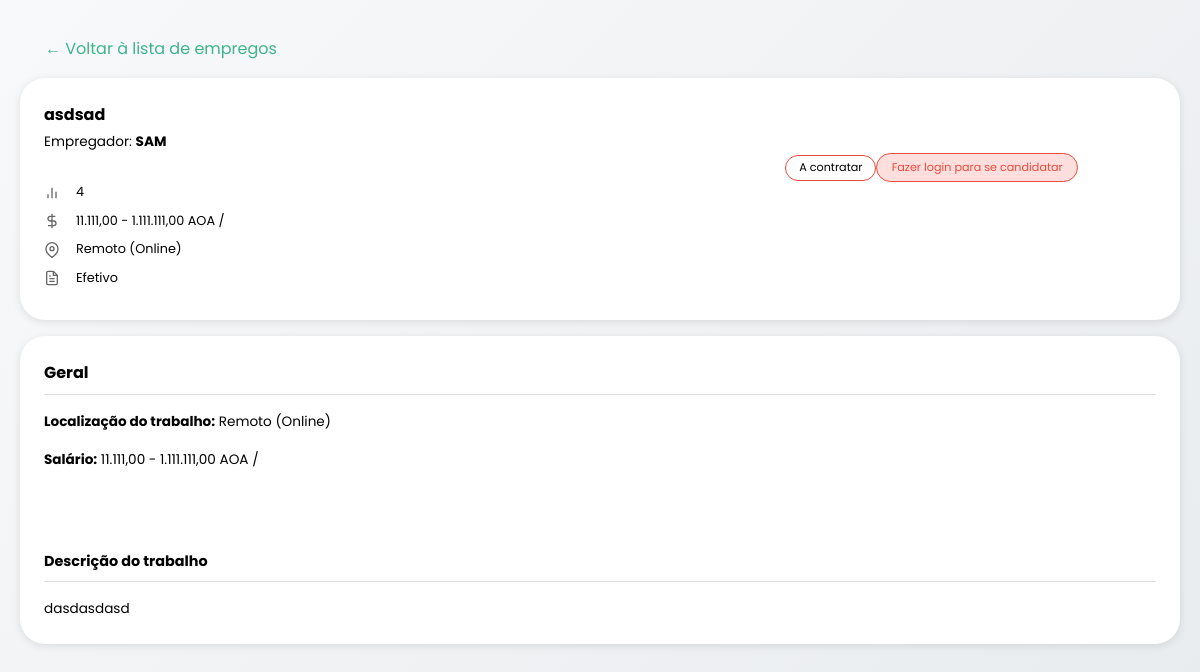
The page /Sam_emprego/job_view_page.php?id=9 on the database its author committed.
### tables this page shows
CREATE TABLE `vagas` (
  `id` int(11) NOT NULL,
  `empresa_id` int(11) NOT NULL,
  `titulo` varchar(255) NOT NULL,
  `descricao` text NOT NULL,
  `requisitos` text DEFAULT NULL,
  `departamento` varchar(100) DEFAULT NULL,
  `localizacao` varchar(255) DEFAULT NULL,
  `tipo_contrato` varchar(50) NOT NULL,
  `salario_min` decimal(10,2) DEFAULT NULL,
  `salario_max` decimal(10,2) DEFAULT NULL,
  `data_publicacao` timestamp NOT NULL DEFAULT current_timestamp(),
  `data_expiracao` date DEFAULT NULL,
  `status` enum('Aberta','Fechada','Pausada','Rascunho','Em análise','Finalizada') DEFAULT 'Aberta',
  `categoria` varchar(100) DEFAULT NULL,
  `localizacao_tipo` varchar(50) DEFAULT NULL,
  `periodo_salario` varchar(20) DEFAULT NULL,
  `metodo_pagamento` varchar(50) DEFAULT NULL,
  `idioma` varchar(50) DEFAULT NULL,
  `fuso_horario` varchar(20) DEFAULT NULL,
  `dias_uteis` varchar(30) DEFAULT NULL,
  `horas_semanais_min` int(11) DEFAULT NULL,
  `horas_semanais_max` int(11) DEFAULT NULL,
  `horas_diarias_min` int(11) DEFAULT NULL,
  `horas_diarias_max` int(11) DEFAULT NULL,
  `hora_inicio` time DEFAULT NULL,
  `hora_fim` time DEFAULT NULL
);

CREATE TABLE `empresas_recrutamento` (
  `id` int(11) NOT NULL,
  `nome` varchar(255) NOT NULL,
  `logo` varchar(255) DEFAULT NULL,
  `email` varchar(255) NOT NULL,
  `senha` varchar(255) NOT NULL,
  `telefone` varchar(20) DEFAULT NULL,
  `endereco` varchar(255) DEFAULT NULL,
  `descricao` text DEFAULT NULL,
  `setor` varchar(100) DEFAULT NULL,
  `tamanho` varchar(50) DEFAULT NULL,
  `website` varchar(255) DEFAULT NULL,
  `data_registro` timestamp NOT NULL DEFAULT current_timestamp(),
  `status` enum('Ativo','Inativo','Pendente') DEFAULT 'Ativo'
);

### Sam_emprego/job_view_page.php (the view, shortened to what this page needs)
<?php
require_once 'config/database.php';
$vaga_id = $_GET['id'];
try {
    $stmt = $pdo->prepare("
        SELECT v.*, e.nome as empresa_nome, e.logo as empresa_logo
        FROM vagas v
        JOIN empresas_recrutamento e ON v.empresa_id = e.id
        WHERE v.id = ?
    ");
    $stmt->execute([$vaga_id]);
    $vaga = $stmt->fetch();
    $ja_candidatado = false;
    $salario = '';
    if ($vaga['salario_min'] && $vaga['salario_max']) {
        $salario = number_format($vaga['salario_min'], 2, ',', '.') . ' - ' .
                 number_format($vaga['salario_max'], 2, ',', '.') . ' AOA / ' .
                 ucfirst($vaga['periodo_salario']);
    } elseif ($vaga['salario_min']) {
        $salario = number_format($vaga['salario_min'], 2, ',', '.') . ' AOA / ' .
                 ucfirst($vaga['periodo_salario']);
    } elseif ($vaga['salario_max']) {
        $salario = 'Até ' . number_format($vaga['salario_max'], 2, ',', '.') . ' AOA / ' .
                 ucfirst($vaga['periodo_salario']);
    }
    $statusClass = '';
    $statusText = '';
    switch ($vaga['status']) {
        case 'Aberta':
            $statusClass = 'status-open';
            $statusText = 'A contratar';
            break;
    }
    $localizacoes = [
        'remoto' => 'Remoto (Online)',
        'hibrido' => 'Híbrido',
        'presencial' => 'Presencial'
    ];
    $tipos_contrato = [
        'efetivo' => 'Efetivo',
        'meio_periodo' => 'Meio Período',
        'temporario' => 'Temporário',
        'freelancer' => 'Freelancer',
        'estagio' => 'Estágio'
    ];
} catch (PDOException $e) {
    $erro = "Erro ao carregar dados: " . $e->getMessage();
}
?>
<!DOCTYPE html>
<html lang="pt">
<head>
  <link rel="stylesheet" href="../all.css/emprego.css/emp_view.css">
</head>
<body>
  <div class="container">
    <div class="posting-container">
      <a href="job_search_page.php" class="back-link">← Voltar à lista de empregos</a>
      <div class="job-card">
        <h1 class="job-title"><?php echo htmlspecialchars($vaga['titulo']); ?></h1>
        <div class="job-company">Empregador: <strong><?php echo htmlspecialchars($vaga['empresa_nome']); ?></strong></div>
        <div class="status-buttons">
          <div class="status-tag <?php echo $statusClass; ?>"><?php echo $statusText; ?></div>
          <?php if ($vaga['status'] === 'Aberta'): ?>
            <?php if (isset($_SESSION['empresa_id'])): ?>
              <button class="apply-button" disabled>Área exclusiva para candidatos</button>
            <?php elseif (!isset($_SESSION['candidato_id'])): ?>
              <a href="login.php" class="apply-button">Fazer login para se candidatar</a>
            <?php elseif ($ja_candidatado): ?>
              <button class="apply-button" disabled>Já candidatado</button>
            <?php endif; ?>
          <?php endif; ?>
        </div>
        <div class="job-details">
          <div class="job-meta">
            <?php if ($vaga['categoria']): ?>
            <div class="job-meta-item">
              <span class="job-meta-icon">
                <svg width="16" height="16" viewBox="0 0 24 24" fill="none" stroke="currentColor" stroke-width="2">
                  <line x1="18" y1="20" x2="18" y2="10"></line>
                  <line x1="12" y1="20" x2="12" y2="4"></line>
                  <line x1="6" y1="20" x2="6" y2="14"></line>
                </svg>
              </span> <?php echo htmlspecialchars($vaga['categoria']); ?>
            </div>
            <?php endif; ?>
            <?php if ($salario): ?>
            <div class="job-meta-item">
              <span class="job-meta-icon">
                <svg width="16" height="16" viewBox="0 0 24 24" fill="none" stroke="currentColor" stroke-width="2">
                  <line x1="12" y1="1" x2="12" y2="23"></line>
                  <path d="M17 5H9.5a3.5 3.5 0 0 0 0 7h5a3.5 3.5 0 0 1 0 7H6"></path>
                </svg>
              </span> <?php echo $salario; ?>
            </div>
            <?php endif; ?>
            <?php if ($vaga['localizacao']): ?>
            <div class="job-meta-item">
              <span class="job-meta-icon">
                <svg width="16" height="16" viewBox="0 0 24 24" fill="none" stroke="currentColor" stroke-width="2">
                  <path d="M21 10c0 7-9 13-9 13s-9-6-9-13a9 9 0 0 1 18 0z"></path>
                  <circle cx="12" cy="10" r="3"></circle>
                </svg>
              </span> <?php echo htmlspecialchars($localizacoes[$vaga['localizacao']] ?? $vaga['localizacao']); ?>
            </div>
            <?php endif; ?>
            <?php if ($vaga['tipo_contrato']): ?>
            <div class="job-meta-item">
              <span class="job-meta-icon">
              </span> <?php echo htmlspecialchars($tipos_contrato[$vaga['tipo_contrato']] ?? $vaga['tipo_contrato']); ?>
            </div>
            <?php endif; ?>
          </div>
        </div>
      </div>
      <div class="job-card">
        <div class="section-card">
          <h2 class="section-title">Geral</h2>
          <?php if ($vaga['localizacao']): ?>
          <div class="job-location">
            <strong>Localização do trabalho:</strong>
            <?php echo htmlspecialchars($localizacoes[$vaga['localizacao']] ?? $vaga['localizacao']); ?>
          </div>
          <?php endif; ?>
          <?php if ($salario): ?>
          <div class="job-salary">
            <strong>Salário:</strong> <?php echo $salario; ?>
          </div>
          <?php endif; ?>
        </div>
        <div class="section-card-description">
          <h2 class="section-title">Descrição do trabalho</h2>
          <div class="job-description">
            <p><?php echo nl2br(htmlspecialchars($vaga['descricao'])); ?></p>
          </div>
        </div>
      </div>
    </div>
  </div>
</body>
</html>

### all.css/emprego.css/emp_view.css (style rules this page uses)
* { margin: 0; padding: 0; box-sizing: border-box; font-family: 'Poppins', sans-serif; }
body { font-family: 'Poppins', sans-serif; background: linear-gradient(135deg, #f8f9fa 0%, #e9ecef 100%); margin: 0; padding: 0; color: #333; line-height: 1.6; }
body { background-color: #f5f5f5; color: #000 }
.container { max-width: 1200px; margin: 0 auto; padding: 20px; }
.back-link { display: inline-block; color: #3EB489; text-decoration: none; margin: 1rem 0; margin-left: 25px; }
.job-card { background-color: white; border-radius:25px; padding: 1rem 1.4rem; margin-bottom: 1rem; box-shadow: 0 2px 8px rgba(0,0,0,0.1); max-height: 1%; color: #000 }
.posting-container { align-items: center; }
.job-title { font-size: 1rem; font-weight: bold; margin-bottom: 0.25rem; }
.job-company { font-size: 0.85rem ; }
.job-details { display: flex; flex-wrap: wrap; }
.job-meta-item { display: flex; align-items: center; margin-bottom: 0.1rem; font-size: 0.8rem; }
.job-meta-icon { margin-right: 0.5rem; color: #666; }
.status-buttons { display: flex; align-items: center; justify-content: end; }
.status-tag { padding: 0.2rem 0.8rem; border-radius: 50px; font-size: 0.7rem; border: #e74c3c solid 1px; }
.apply-button { background-color: #ffdede; color: #e74c3c; padding: 0.5rem 1rem; border-radius: 50px; text-decoration: none; font-size: 0.7rem; margin-right: 7%; padding: 0.3rem 0.9rem; border: #e74c3c solid 1px; }
.section-card h2 { font-size: 1rem; font-weight: bold; }
.section-card-description h2 { font-size: 0.9rem; font-weight: bold; }
.section-card { font-size: 0.85rem; color: #000 }
.section-card-description { font-size: 0.85rem; color: #000 }
.job-location, .job-salary { margin-bottom: 0.5rem; }
.job-description p { line-height: 1.6; }
.section-card, .section-card-description, .job-meta-item, .job-title, .job-company { color: #000; }
.section-card, .section-card-description { padding: 1.5rem; margin-bottom: 0; }
.section-title { font-size: 1.1rem; font-weight: 600; margin-bottom: 1rem; color: #000; padding-bottom: 0.5rem; border-bottom: 1px solid #e0e0e0; }
.job-location, .job-salary { margin-bottom: 1rem; line-height: 1.6; color: #000; }
.job-description p { line-height: 1.6; color: #000; }
.job-card { padding: 0; overflow: hidden; }
.job-card:first-of-type { padding: 1.5rem; margin-bottom: 1rem; }
.section-card + .section-card, .section-card + .section-card-description { margin-top: 1rem; }
strong { color: #000; }

### Sam_emprego/job_view_page.php (style rules this page uses)
.job-meta-icon svg { vertical-align: middle; margin-right: 8px; color: #666; }
.job-meta-item { display: flex; align-items: center; margin-bottom: 8px; }

### rows shown on the page
vagas: titulo "asdsad", empresa.nome "SAM", status "A contratar", categoria "4", salario "11.111,00 - 1.111.111,00 AOA /", localizacao "Remoto (Online)", tipo_contrato "Efetivo", descricao "dasdasdasd"
